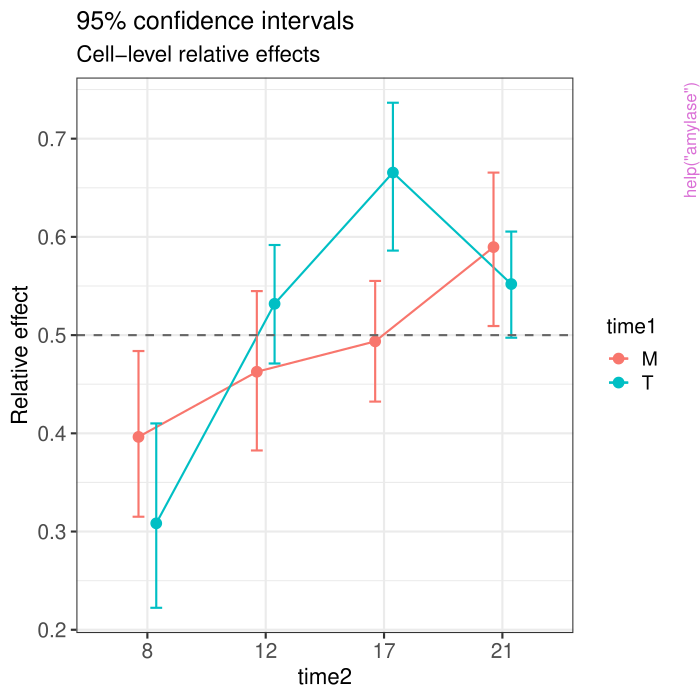

Generate this figure with R:
pkgname <- "nparLD"
source(file.path(R.home("share"), "R", "examples-header.R"))
options(warn = 1)
options(pager = "console")
base::assign(".ExTimings", "nparLD-Ex.timings", pos = 'CheckExEnv')
base::cat("name\tuser\tsystem\telapsed\n", file=base::get(".ExTimings", pos = 'CheckExEnv'))
base::assign(".format_ptime",
function(x) {
  if(!is.na(x[4L])) x[1L] <- x[1L] + x[4L]
  if(!is.na(x[5L])) x[2L] <- x[2L] + x[5L]
  options(OutDec = '.')
  format(x[1L:3L], digits = 7L)
},
pos = 'CheckExEnv')

### * </HEADER>
library('nparLD')

base::assign(".oldSearch", base::search(), pos = 'CheckExEnv')
base::assign(".old_wd", base::getwd(), pos = 'CheckExEnv')
cleanEx()
nameEx("amylase")
### * amylase

flush(stderr()); flush(stdout())

base::assign(".ptime", proc.time(), pos = "CheckExEnv")
### Name: amylase
### Title: Alpha-amylase saliva study
### Aliases: amylase
### Keywords: datasets

### ** Examples

data(amylase)

fit <- nparLD(resp ~ time1 * time2,
              data = amylase,
              subject = "subject",
              effect = "weighted",
              hypothesis = "H0F")
fit

# Dunnett-type contrasts for the levels of time2
fit <- nparLD(resp ~ time1 * time2,
              data = amylase,
              subject = "subject",
              hypothesis = "H0p",
              contrast = list("time2", "Dunnett"),
              Factor.Information = TRUE)
fit
plot(fit)
plot(MCTP(fit))




base::assign(".dptime", (proc.time() - get(".ptime", pos = "CheckExEnv")), pos = "CheckExEnv")
base::cat("amylase", base::get(".format_ptime", pos = 'CheckExEnv')(get(".dptime", pos = "CheckExEnv")), "\n", file=base::get(".ExTimings", pos = 'CheckExEnv'), append=TRUE, sep="\t")
cleanEx()
nameEx("brdu")
### * brdu

flush(stderr()); flush(stdout())

base::assign(".ptime", proc.time(), pos = "CheckExEnv")
### Name: brdu
### Title: BrdU incorporation in fibroblasts
### Aliases: brdu
### Keywords: datasets

### ** Examples

## No test: 
data(brdu)

fit <- nparLD(
  resp ~ dose,
  data = brdu,
  subject = "culture",
  replicate = "replicate",
  hypothesis = "H0p",
  cell.weights = "subjects"
)

fit
## End(No test)




base::assign(".dptime", (proc.time() - get(".ptime", pos = "CheckExEnv")), pos = "CheckExEnv")
base::cat("brdu", base::get(".format_ptime", pos = 'CheckExEnv')(get(".dptime", pos = "CheckExEnv")), "\n", file=base::get(".ExTimings", pos = 'CheckExEnv'), append=TRUE, sep="\t")
cleanEx()
nameEx("dental")
### * dental

flush(stderr()); flush(stdout())

base::assign(".ptime", proc.time(), pos = "CheckExEnv")
### Name: dental
### Title: Dental growth study
### Aliases: dental
### Keywords: datasets

### ** Examples

data(dental)

dental$time <- factor(dental$time)

## No test: 
fit <- nparLD(resp ~ time,
              data = dental,
              subject = "subject",
              hypothesis = "H0F")
fit
## End(No test)

## No test: 
fit <- nparLD(resp ~ time,
              data = dental,
              subject = "subject",
              hypothesis = "H0p",
              contrast = list("time", "Tukey"))
fit
plot(fit)
plot(MCTP(fit))
## End(No test)




base::assign(".dptime", (proc.time() - get(".ptime", pos = "CheckExEnv")), pos = "CheckExEnv")
base::cat("dental", base::get(".format_ptime", pos = 'CheckExEnv')(get(".dptime", pos = "CheckExEnv")), "\n", file=base::get(".ExTimings", pos = 'CheckExEnv'), append=TRUE, sep="\t")
cleanEx()
nameEx("edema")
### * edema

flush(stderr()); flush(stdout())

base::assign(".ptime", proc.time(), pos = "CheckExEnv")
### Name: edema
### Title: Postoperative edema study
### Aliases: edema
### Keywords: datasets

### ** Examples

data(edema)

## No test: 
fit <- nparLD(resp ~ group * time1 * time2,
              data = edema,
              subject = "subject",
              hypothesis = "H0F")
fit
## End(No test)

## No test: 
fit <- nparLD(resp ~ group * time1 * time2,
              data = edema,
              subject = "subject",
              hypothesis = "H0p",
              contrast = list("group", "Tukey"),
              Factor.Information = TRUE)
fit
plot(fit)
plot(MCTP(fit))
## End(No test)




base::assign(".dptime", (proc.time() - get(".ptime", pos = "CheckExEnv")), pos = "CheckExEnv")
base::cat("edema", base::get(".format_ptime", pos = 'CheckExEnv')(get(".dptime", pos = "CheckExEnv")), "\n", file=base::get(".ExTimings", pos = 'CheckExEnv'), append=TRUE, sep="\t")
cleanEx()
nameEx("nparLD")
### * nparLD

flush(stderr()); flush(stdout())

base::assign(".ptime", proc.time(), pos = "CheckExEnv")
### Name: nparLD
### Title: Nonparametric analysis of longitudinal data
### Aliases: nparLD

### ** Examples

## One repeated-measures factor: dental data
data(dental)

fit_dental <- nparLD(
  resp ~ time,
  data = dental,
  subject = "subject",
  hypothesis = "H0p"
)

fit_dental
effects(fit_dental)

## Crossed factorial longitudinal design: shoulder data
data(shoulder)

## No test: 
fit_shoulder <- nparLD(
  resp ~ group1 * group2 * time,
  data = shoulder,
  subject = "subject",Factor.Information=TRUE,
  hypothesis = "H0p"
)

fit_shoulder
effects(fit_shoulder)
factorInfo(fit_shoulder)
## End(No test)

## Multiple contrast procedure for an interaction

## No test: 
fit_contrast <- nparLD(
  resp ~ group1 * group2 * time,
  data = shoulder,
  subject = "subject",
  hypothesis = "H0p",
  contrast = list("group1:time")
)

MCTP(fit_contrast)
print(MCTP(fit_contrast), show.matrix = TRUE)
## End(No test)

## Missing response values
## No test: 
dat_miss <- dental
dat_miss$resp[c(2, 7, 12)] <- NA

fit_miss <- nparLD(
  resp ~ time,
  data = dat_miss,
  subject = "subject",
  hypothesis = "H0p"
)

fit_miss
## End(No test)

## Dependent replicate measurements: BrdU data
data(brdu)

## No test: 
fit_brdu <- nparLD(
  resp ~ dose,
  data = brdu,
  subject = "culture",
  replicate = "replicate",
  hypothesis = "H0p",
  cell.weights = "subjects"
)

fit_brdu
effects(fit_brdu)
## End(No test)

## No test: 
## Graphical displays
plot(fit_dental)
plot(fit_shoulder)
plot(MCTP(fit_contrast))
## End(No test)





base::assign(".dptime", (proc.time() - get(".ptime", pos = "CheckExEnv")), pos = "CheckExEnv")
base::cat("nparLD", base::get(".format_ptime", pos = 'CheckExEnv')(get(".dptime", pos = "CheckExEnv")), "\n", file=base::get(".ExTimings", pos = 'CheckExEnv'), append=TRUE, sep="\t")
cleanEx()
nameEx("nparLDApp")
### * nparLDApp

flush(stderr()); flush(stdout())

base::assign(".ptime", proc.time(), pos = "CheckExEnv")
### Name: nparLDApp
### Title: Launch the nparLD Shiny application
### Aliases: nparLDApp

### ** Examples

## Not run: 
##D nparLDApp()
## End(Not run)




base::assign(".dptime", (proc.time() - get(".ptime", pos = "CheckExEnv")), pos = "CheckExEnv")
base::cat("nparLDApp", base::get(".format_ptime", pos = 'CheckExEnv')(get(".dptime", pos = "CheckExEnv")), "\n", file=base::get(".ExTimings", pos = 'CheckExEnv'), append=TRUE, sep="\t")
cleanEx()
nameEx("panic")
### * panic

flush(stderr()); flush(stdout())

base::assign(".ptime", proc.time(), pos = "CheckExEnv")
### Name: panic
### Title: Panic disorder study I
### Aliases: panic
### Keywords: datasets

### ** Examples

data(panic)

## No test: 
fit <- nparLD(resp ~ time,
              data = panic,
              subject = "subject",
              hypothesis = "H0F", contrast =list("time", "Dunnett"))
fit
## End(No test)

## No test: 
fit <- nparLD(resp ~ time,
              data = panic,
              subject = "subject",
              hypothesis = "H0p",
              contrast = list("time", "Dunnett"))
fit
plot(fit)
plot(MCTP(fit))
## End(No test)




base::assign(".dptime", (proc.time() - get(".ptime", pos = "CheckExEnv")), pos = "CheckExEnv")
base::cat("panic", base::get(".format_ptime", pos = 'CheckExEnv')(get(".dptime", pos = "CheckExEnv")), "\n", file=base::get(".ExTimings", pos = 'CheckExEnv'), append=TRUE, sep="\t")
cleanEx()
nameEx("panic2")
### * panic2

flush(stderr()); flush(stdout())

base::assign(".ptime", proc.time(), pos = "CheckExEnv")
### Name: panic2
### Title: Panic disorder study II
### Aliases: panic2
### Keywords: datasets

### ** Examples

data(panic2)

## No test: 
fit <- nparLD(resp ~ group * time,
              data = panic2,
              subject = "subject",
              hypothesis = "H0F", effect="unweighted")
fit
## End(No test)

## No test: 
fit <- nparLD(resp ~ group * time,
              data = panic2,
              subject = "subject",
              hypothesis = "H0p",
              contrast = list("group:time"),
              Factor.Information = TRUE,
              covariance=TRUE)
fit
plot(fit)
plot(MCTP(fit))
## End(No test)




base::assign(".dptime", (proc.time() - get(".ptime", pos = "CheckExEnv")), pos = "CheckExEnv")
base::cat("panic2", base::get(".format_ptime", pos = 'CheckExEnv')(get(".dptime", pos = "CheckExEnv")), "\n", file=base::get(".ExTimings", pos = 'CheckExEnv'), append=TRUE, sep="\t")
cleanEx()
nameEx("plasma")
### * plasma

flush(stderr()); flush(stdout())

base::assign(".ptime", proc.time(), pos = "CheckExEnv")
### Name: plasma
### Title: Plasma-renin activity study
### Aliases: plasma
### Keywords: datasets

### ** Examples

data(plasma)

## No test: 
fit <- nparLD(resp ~ group * time,
              data = plasma,
              subject = "subject",
              hypothesis = "H0F", effect="weighted")
fit
## End(No test)

## No test: 
fit <- nparLD(resp ~ group * time,
              data = plasma,
              subject = "subject",
              hypothesis = "H0p",
              contrast = list("group", "Tukey"))
fit
plot(fit)
plot(MCTP(fit))
## End(No test)




base::assign(".dptime", (proc.time() - get(".ptime", pos = "CheckExEnv")), pos = "CheckExEnv")
base::cat("plasma", base::get(".format_ptime", pos = 'CheckExEnv')(get(".dptime", pos = "CheckExEnv")), "\n", file=base::get(".ExTimings", pos = 'CheckExEnv'), append=TRUE, sep="\t")
cleanEx()
nameEx("plot.nparld_fit")
### * plot.nparld_fit

flush(stderr()); flush(stdout())

base::assign(".ptime", proc.time(), pos = "CheckExEnv")
### Name: plot.nparld_fit
### Title: Plot nparLD results
### Aliases: plot.nparld_fit

### ** Examples

## No test: 
data(shoulder)

fit <- nparLD(
  resp ~ group1 * group2 * time,
  data = shoulder,
  subject = "subject",
  hypothesis = "H0p",
  Factor.Information = TRUE
)

## Cell-level relative effects
plot(fit)

## Factor-specific relative effects and confidence intervals
plot(fit, term = "time")
plot(fit, term = "group1:time")
## End(No test)




base::assign(".dptime", (proc.time() - get(".ptime", pos = "CheckExEnv")), pos = "CheckExEnv")
base::cat("plot.nparld_fit", base::get(".format_ptime", pos = 'CheckExEnv')(get(".dptime", pos = "CheckExEnv")), "\n", file=base::get(".ExTimings", pos = 'CheckExEnv'), append=TRUE, sep="\t")
cleanEx()
nameEx("plot.nparld_mctp")
### * plot.nparld_mctp

flush(stderr()); flush(stdout())

base::assign(".ptime", proc.time(), pos = "CheckExEnv")
### Name: plot.nparld_mctp
### Title: Plot nparLD multiple contrast results
### Aliases: plot.nparld_mctp

### ** Examples

## No test: 
data(shoulder)

fit <- nparLD(
  resp ~ group1 * group2 * time,
  data = shoulder,
  subject = "subject",
  hypothesis = "H0p",
  contrast = list("time", "Dunnett")
)

plot(MCTP(fit))
## End(No test)




base::assign(".dptime", (proc.time() - get(".ptime", pos = "CheckExEnv")), pos = "CheckExEnv")
base::cat("plot.nparld_mctp", base::get(".format_ptime", pos = 'CheckExEnv')(get(".dptime", pos = "CheckExEnv")), "\n", file=base::get(".ExTimings", pos = 'CheckExEnv'), append=TRUE, sep="\t")
cleanEx()
nameEx("rat")
### * rat

flush(stderr()); flush(stdout())

base::assign(".ptime", proc.time(), pos = "CheckExEnv")
### Name: rat
### Title: Rat growth study
### Aliases: rat
### Keywords: datasets

### ** Examples


## No test: 
data(rat)

fit <- nparLD(resp ~ group * time,
              data = rat,
              subject = "subject",
              hypothesis = "H0F")
fit
## End(No test)

## No test: 
fit <- nparLD(resp ~ group * time,
              data = rat,
              subject = "subject",
              hypothesis = "H0p",
              contrast = list("group:time"))
fit
plot(fit)
plot(MCTP(fit))
## End(No test)




base::assign(".dptime", (proc.time() - get(".ptime", pos = "CheckExEnv")), pos = "CheckExEnv")
base::cat("rat", base::get(".format_ptime", pos = 'CheckExEnv')(get(".dptime", pos = "CheckExEnv")), "\n", file=base::get(".ExTimings", pos = 'CheckExEnv'), append=TRUE, sep="\t")
cleanEx()
nameEx("respiration")
### * respiration

flush(stderr()); flush(stdout())

base::assign(".ptime", proc.time(), pos = "CheckExEnv")
### Name: respiration
### Title: Respiratory disorder study
### Aliases: respiration
### Keywords: datasets

### ** Examples


## No test: 
data(respiration)

fit <- nparLD(resp ~ center * treatment * time,
              data = respiration,
              subject = "patient",
              hypothesis = "H0F")
fit
## End(No test)

## No test: 
fit <- nparLD(resp ~ center * treatment * time,
              data = respiration,
              subject = "patient",
              hypothesis = "H0p",
              contrast = list("treatment", "Tukey"))
fit
plot(fit)
plot(MCTP(fit))
## End(No test)




base::assign(".dptime", (proc.time() - get(".ptime", pos = "CheckExEnv")), pos = "CheckExEnv")
base::cat("respiration", base::get(".format_ptime", pos = 'CheckExEnv')(get(".dptime", pos = "CheckExEnv")), "\n", file=base::get(".ExTimings", pos = 'CheckExEnv'), append=TRUE, sep="\t")
cleanEx()
nameEx("shoulder")
### * shoulder

flush(stderr()); flush(stdout())

base::assign(".ptime", proc.time(), pos = "CheckExEnv")
### Name: shoulder
### Title: Shoulder tip pain study
### Aliases: shoulder
### Keywords: datasets

### ** Examples

data(shoulder)

## No test: 
fit <- nparLD(resp ~ group1 * group2 * time,
              data = shoulder,
              subject = "subject",
              hypothesis = "H0F")
fit
## End(No test)

## No test: 
fit <- nparLD(resp ~ group1 * group2 * time,
              data = shoulder,
              subject = "subject",
              hypothesis = "H0p",
              contrast = list("group1:time"),
              Factor.Information=TRUE)
fit
plot(fit)
plot(MCTP(fit))
## End(No test)




base::assign(".dptime", (proc.time() - get(".ptime", pos = "CheckExEnv")), pos = "CheckExEnv")
base::cat("shoulder", base::get(".format_ptime", pos = 'CheckExEnv')(get(".dptime", pos = "CheckExEnv")), "\n", file=base::get(".ExTimings", pos = 'CheckExEnv'), append=TRUE, sep="\t")
cleanEx()
nameEx("tree")
### * tree

flush(stderr()); flush(stdout())

base::assign(".ptime", proc.time(), pos = "CheckExEnv")
### Name: tree
### Title: Vitality of treetops
### Aliases: tree
### Keywords: datasets

### ** Examples

data(tree)

## No test: 
fit <- nparLD(resp ~ group * time,
              data = tree,
              subject = "subject",
              hypothesis = "H0F")
fit
## End(No test)


## No test: 
fit <- nparLD(resp ~ group * time,
              data = tree,
              subject = "subject",
              hypothesis = "H0p",
              contrast = list("group:time"))
fit
plot(fit)
plot(MCTP(fit))
## End(No test)




base::assign(".dptime", (proc.time() - get(".ptime", pos = "CheckExEnv")), pos = "CheckExEnv")
base::cat("tree", base::get(".format_ptime", pos = 'CheckExEnv')(get(".dptime", pos = "CheckExEnv")), "\n", file=base::get(".ExTimings", pos = 'CheckExEnv'), append=TRUE, sep="\t")
### * <FOOTER>
###
cleanEx()
options(digits = 7L)
base::cat("Time elapsed: ", proc.time() - base::get("ptime", pos = 'CheckExEnv'),"\n")
grDevices::dev.off()
###
### Local variables: ***
### mode: outline-minor ***
### outline-regexp: "\\(> \\)?### [*]+" ***
### End: ***
quit('no')
